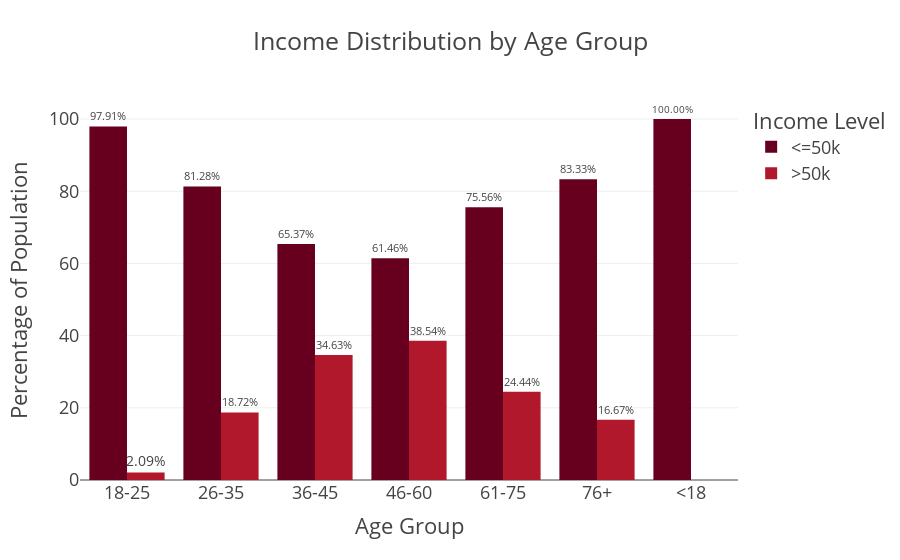

Write notebook code for a chart like this one.
### Code cell
fig = px.bar(adult_df_income_age, 
             x='age_group',
             y='percentage',
             color='income',
             title='Income Distribution by Age Group',
             barmode='group',
             height=500,
             color_discrete_sequence=px.colors.sequential.RdBu,
             text='percentage'
)

fig.update_traces(texttemplate='%{text:.2f}%', textposition='outside') 

fig.update_layout(
    template="presentation",
    xaxis_title='Age Group',
    yaxis_title='Percentage of Population',
    legend_title_text='Income Level',
    paper_bgcolor="rgba(0,0,0,0)",
    plot_bgcolor="rgba(0,0,0,0)"
)

fig.show()

fig.write_image(os.path.join(results_dir, 'income_distribution_by_agegroup_bar_plot.jpg'))
fig.write_image(os.path.join(results_dir, 'income_distribution_by_agegroup_bar_plot.png'))
fig.write_html(os.path.join(results_dir, 'income_distribution_by_agegroup_bar_plot.html'))

### Figure 1 — Plotly figure (JSON) as saved in the notebook; plotly's stock layout.template omitted (floating-point values rounded to 4 significant figures)
{"data": [{"alignmentgroup": "True", "hovertemplate": "income=<=50k<br>age_group=%{x}<br>percentage=%{text}<extra></extra>", "legendgroup": "<=50k", "marker": {"color": "rgb(103,0,31)", "pattern": {"shape": ""}}, "name": "<=50k", "offsetgroup": "<=50k", "orientation": "v", "showlegend": true, "text": [97.91, 81.28, 65.37, 61.46, 75.56, 83.33, 100.0], "textposition": "outside", "texttemplate": "%{text:.2f}%", "type": "bar", "x": ["18-25", "26-35", "36-45", "46-60", "61-75", "76+", "<18"], "xaxis": "x", "y": [97.91, 81.28, 65.37, 61.46, 75.56, 83.33, 100.0], "yaxis": "y"}, {"alignmentgroup": "True", "hovertemplate": "income=>50k<br>age_group=%{x}<br>percentage=%{text}<extra></extra>", "legendgroup": ">50k", "marker": {"color": "rgb(178,24,43)", "pattern": {"shape": ""}}, "name": ">50k", "offsetgroup": ">50k", "orientation": "v", "showlegend": true, "text": [2.09, 18.72, 34.63, 38.54, 24.44, 16.67], "textposition": "outside", "texttemplate": "%{text:.2f}%", "type": "bar", "x": ["18-25", "26-35", "36-45", "46-60", "61-75", "76+"], "xaxis": "x", "y": [2.09, 18.72, 34.63, 38.54, 24.44, 16.67], "yaxis": "y"}], "layout": {"autosize": true, "barmode": "group", "legend": {"title": {"text": "Income Level"}, "tracegroupgap": 0}, "paper_bgcolor": "rgba(0, 0, 0, 0)", "plot_bgcolor": "rgba(0, 0, 0, 0)", "title": {"text": "Income Distribution by Age Group"}, "xaxis": {"anchor": "y", "autorange": true, "domain": [0, 1], "range": [-0.5, 6.5], "title": {"text": "Age Group"}, "type": "category"}, "yaxis": {"anchor": "x", "autorange": true, "domain": [0, 1], "range": [0, 105.3], "title": {"text": "Percentage of Population"}, "type": "linear"}}}
